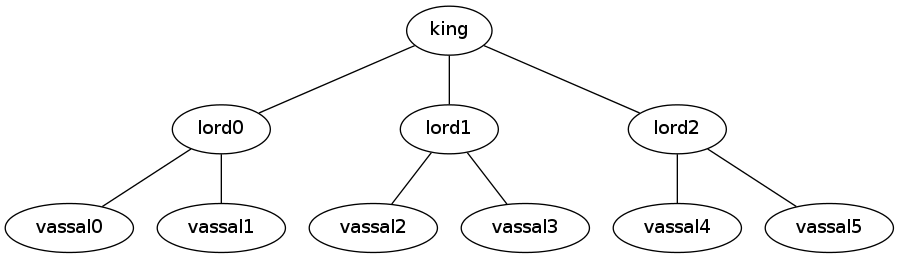

The script that drew this image:
# -*- coding: utf-8 -*-
"""
pydot example 1
@author: Federico Cáceres
@url: http://pythonhaven.wordpress.com/2009/12/09/generating_graphs_with_pydot
"""
import pydot # import pydot or you're not going to get anywhere my friend  

# first you create a new graph, you do that with pydot.Dot()
graph = pydot.Dot(graph_type='graph')

# the idea here is not to cover how to represent the hierarchical data
# but rather how to graph it, so I'm not going to work on some fancy
# recursive function to traverse a multidimensional array...
# I'm going to hardcode stuff... sorry if that offends you

# let's add the relationship between the king and vassals
for i in range(3):
    # we can get right into action by "drawing" edges between the nodes in our graph
    # we do not need to CREATE nodes, but if you want to give them some custom style
    # then I would recomend you to do so... let's cover that later
    # the pydot.Edge() constructor receives two parameters, a source node and a destination
    # node, they are just strings like you can see
    edge = pydot.Edge("king", "lord%d" % i)
    # and we obviosuly need to add the edge to our graph
    graph.add_edge(edge)

# now let us add some vassals
vassal_num = 0
for i in range(3):
    # we create new edges, now between our previous lords and the new vassals
    # let us create two vassals for each lord
    for j in range(2):
        edge = pydot.Edge("lord%d" % i, "vassal%d" % vassal_num)
        graph.add_edge(edge)
        vassal_num += 1

# ok, we are set, let's save our graph into a file
graph.write_png('graphviz_ex_1.png')

# and we are done!
